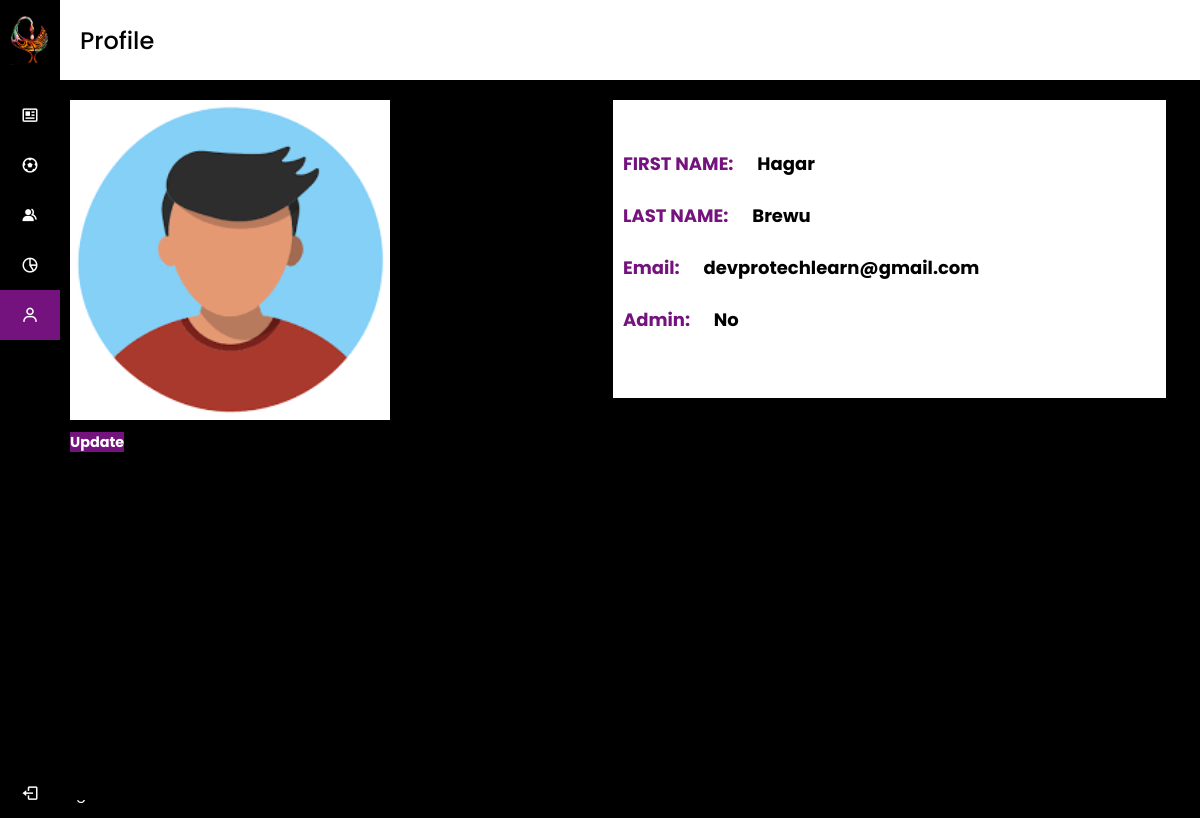
/supporters/fan_profile.php (signed in), run on the app's committed database.
### tables this page shows
CREATE TABLE IF NOT EXISTS `supporters` (
  `id` int(11) NOT NULL AUTO_INCREMENT,
  `first_name` varchar(50) NOT NULL,
  `last_name` varchar(50) NOT NULL,
  `email` varchar(50) NOT NULL,
  `password` varchar(50) NOT NULL,
  `isAdmin` varchar(10) NOT NULL,
  `isArchive` varchar(10) NOT NULL,
  `default_avatar` varchar(100) NOT NULL,
  PRIMARY KEY (`id`)
);

### supporters/supporter_controller.php (called while the page is built, shortened)
<?php
include_once (dirname(__FILE__)).'/supporter_class.php';
function getSingleSupporter($id){
    $supporter = new Supporter;
    $runQuery = $supporter->getSingleSupporter($id);
    if($runQuery){
        $single_supporter = $supporter->db_fetch();
        if(!empty($single_supporter)){
            return $single_supporter;
        }else{
            return [];
        }
    }else{
        return false;
    }
}
?>

### supporters/supporter_class.php (called while the page is built, shortened)
<?php
require_once (dirname(__FILE__)).'/../db_essentials/db_class.php';
class Supporter extends db_connection {
    public function getSingleSupporter($id){
        $sql = "SELECT * FROM `supporters` WHERE `id`='$id'";
        return $this->db_query($sql);
    }
}
?>

### db_essentials/db_class.php (called while the page is built, shortened)
<?php
class db_connection
{
	public $db = null;
	public $results = null;
	function db_connect(){
		$this->db = mysqli_connect(servername,username,password,dbname);
		if (mysqli_connect_errno()) {
			return false;
		}else{
			return true;
		}
	}
	public function db_query($sqlQuery){
		$this->results = mysqli_query($this->db,$sqlQuery);
		if ($this->results == false) {
			return false;
		}else{
			return true;
		}
	}
	function db_fetch(){
		return mysqli_fetch_assoc($this->results);
	}
}
?>

### supporters/fan_profile.php (the view, shortened to what this page needs)
<?php
include_once("./../supporters/supporter_controller.php");
$supporter = getSingleSupporter($_SESSION['fan_id']);
?>
<!DOCTYPE html>
<html lang="en" dir="ltr">
<head>
    <link rel="stylesheet" href="./../css/adminPageCss.css">
    <link href="./../css/login_signup_CSS.css" rel="stylesheet">
    <link href='https://unpkg.com/boxicons@2.0.7/css/boxicons.min.css' rel='stylesheet'>
</head>
<body>
    <div class="sidebar">
        <div class="logo-details">
            <img style="margin-left: 10px;" src="./../images/sankofa.jpg" height="50" width="50" alt="">
            <span style="margin-left: 20px;" class="logo_name">Sankofa FC</span>
        </div>
        <ul class="nav-links">
            <li>
                <a href="./../index.php">
                    <i class='bx bx-news'></i>
                    <span class="links_name">Club News</span>
                </a>
            </li>
            <li>
                <a href="./../pages/members_page.php?view=Player">
                    <i class='bx bx-football'></i>
                    <span class="links_name">Players</span>
                </a>
            </li>
            <li>
                <a href="./../pages/members_page.php?view=Technical Member">
                    <i class='bx bxs-group'></i>
                    <span class="links_name">Technical Team</span>
                </a>
            </li>
            <li>
                <a href="./../pages/members_page.php?view=Non-Technical Member">
                    <i class='bx bx-pie-chart-alt-2'></i>
                    <span class="links_name">Non-Technical Team</span>
                </a>
            </li>
            <li>
                <a href="./fan_profile.php" class="active">
                    <i class='bx bx-user'></i>
                    <span class="links_name">Profile</span>
                </a>
            </li>
            <li class="log_out">
                <a href="./fan_profile.php?logout=true">
                    <i class='bx bx-log-out'></i>
                    <span class="links_name">Log out</span>
                </a>
            </li>
        </ul>
    </div>
    <section class="home-section">
        <nav>
            <div class="sidebar-button">
                <span class="dashboard">Profile </span>
            </div>
        </nav><br>
        <div class="row">
            <div class="column">
                <img src="<?php echo $supporter["default_avatar"] ?>" style="margin-top: 45px;" height="320px" width="320px" alt="">
                <div class="edit_archive2">
                    <ul>
                        <li id="cardName">
                            <a style="text-decoration: none;" id="more" href="./fan_profile.php?update=true">Update</a>
                        </li>
                    </ul><br>
                </div>
            </div><br>
            <div style="background-color: white; margin-top:50px; padding-top:50px; padding-bottom:40px" class="column">
                <ul>
                    <li id="cardName">FIRST NAME: </li>
                    <li id="cardValue"><?php echo $supporter["first_name"] ?></li>
                </ul><br>
                <ul>
                    <li id="cardName">LAST NAME: </li>
                    <li id="cardValue"><?php echo $supporter["last_name"] ?></li>
                </ul><br>
                <ul>
                    <li id="cardName">Email: </li>
                    <li id="cardValue"><?php echo $supporter["email"]; ?></li>
                </ul><br>
                <ul>
                    <li id="cardName">Admin: </li>
                    <li id="cardValue"><?php echo $supporter["isAdmin"] ?></li>
                </ul><br>
            </div>
        </div>
    </section>
</body>
</html>

### css/adminPageCss.css (style rules this page uses)
* { margin: 0; padding: 0; box-sizing: border-box; font-family: 'Poppins', sans-serif; }
.column { float: left; width: 48.5%; padding: 10px; margin-top: 20px; }
#more { text-align: center; width: 100px; background-color:#75137e; font-weight: bold; color: white; height: 40; font-size: 1.2vw; }
#cardName { font-size: 1.5vw; font-weight: bold; display: inline; color:#75137e; }
#cardValue { font-size: 1.5vw; display: inline; margin-left: 20px; color:black; font-weight: bold; }
.row:after { content: ""; display: table; clear: both; }
.sidebar { position: fixed; height: 100%; width: 240px; background: black; transition: all 0.5s ease; }
.sidebar .logo-details { height: 80px; display: flex; align-items: center; }
.sidebar .logo-details .logo_name { color: #fff; font-size: 24px; font-weight: 500; }
.sidebar .nav-links { margin-top: 10px; }
.sidebar .nav-links li { position: relative; list-style: none; height: 50px; }
.sidebar .nav-links li a { height: 100%; width: 100%; display: flex; align-items: center; text-decoration: none; transition: all 0.4s ease; }
.sidebar .nav-links li a.active { background: #75137e; }
.sidebar .nav-links li i { min-width: 60px; text-align: center; font-size: 18px; color: #fff; }
.sidebar .nav-links li a .links_name { color: #fff; font-size: 15px; font-weight: 400; white-space: nowrap; }
.sidebar .nav-links .log_out { position: absolute; bottom: 0; width: 100%; }
.home-section { position: relative; background: black; min-height: 100vh; width: calc(100% - 240px); left: 240px; transition: all 0.5s ease; }
.home-section nav { display: flex; justify-content: space-between; height: 80px; background: #fff; display: flex; align-items: center; position: fixed; width: calc(100% - 240px); left: 240px; z-index: 100; padding: 0 20px; box-shadow: 0 1px 1px rgba(0, 0, 0, 0.1); transition: all 0.5s ease; }
.home-section nav .sidebar-button { display: flex; align-items: center; font-size: 24px; font-weight: 500; }
@media (max-width: 1240px) { .sidebar { width: 60px; } }
@media (max-width: 1240px) { .home-section { width: calc(100% - 60px); left: 60px; } }
@media (max-width: 1240px) { .home-section nav { width: calc(100% - 60px); left: 60px; } }

### css/login_signup_CSS.css (style rules this page uses)
body { background-color: black; font-family: Arial, Helvetica, sans-serif; }
:root { --success-color: #2ecc71; --error-color: #e00f1a; }
.column { float: left; width: 48.5%; padding: 10px; }
.row:after { content: ""; display: table; clear: both; }

### data on the page
supporters: default_avatar (placeholder picture), first_name "Hagar", last_name "Brewu", email "devprotechlearn@gmail.com", isAdmin "No"
